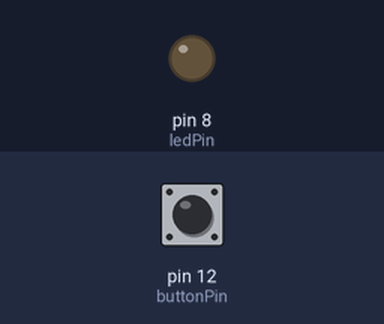
A sketch run on a simulated Arduino Uno, built with avr-gcc and run on an emulated ATmega328P. Parts: output pins drawn as LEDs (lit = HIGH). The test bench sets the inputs (shaded band); at power-on: pin 12 (buttonPin) LOW.

Above: at 1.2 s.
1.3 s: pin 12 (buttonPin) pulled HIGH for 0.15 s
At 2.2 s:
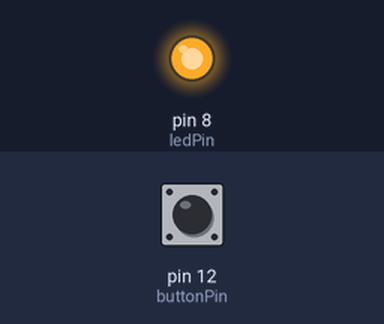
2.9 s: pin 12 (buttonPin) pulled HIGH for 1 s
At 3.4 s:
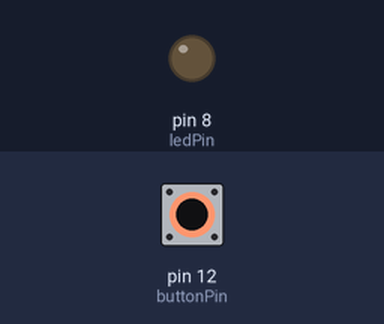
5.4 s: pin 12 (buttonPin) pulled HIGH for 3.2 s
At 6.5 s:
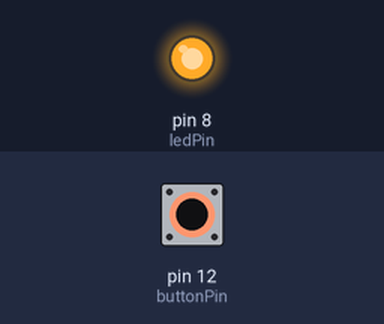
Timing chart, 0 to 8.4 s (numbered marks = the images above; inputs shaded):
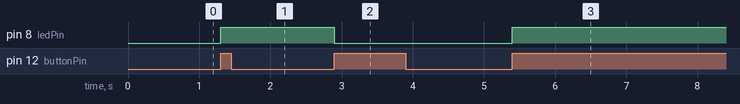

Measured:
- after the input at 1.3 s, pin 8 (ledPin): LOW → HIGH at once
- after the input at 2.9 s, pin 8 (ledPin): HIGH → LOW at once
- after the input at 5.4 s, pin 8 (ledPin): LOW → HIGH at once

The sketch:

ButtonToggle.ino
```cpp
int ledState = 0;
int ledPin = 8;
int buttonPin = 12;
int buttonNew;
int buttonOld = 1;
int delayTime = 100;

void setup() {
  Serial.begin(9600);
  pinMode(ledPin, OUTPUT);
  pinMode(buttonPin, INPUT);
}

void loop() {
  buttonNew = digitalRead(buttonPin);

  // Detect transition from 0 (pressed) to 1 (released)
  if (buttonOld == 0 && buttonNew == 1) {
    if (ledState == 0) {
      digitalWrite(ledPin, HIGH);
      ledState = 1;
    } else {
      digitalWrite(ledPin, LOW);
      ledState = 0;
    }
  }

  buttonOld = buttonNew;
  delay(delayTime);
}
```
